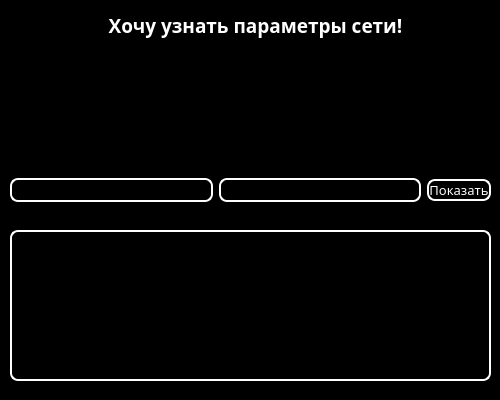
<?xml version="1.0" encoding="UTF-8"?>
<ui version="4.0">
 <class>MainWindow</class>
 <widget class="QMainWindow" name="MainWindow">
  <property name="geometry">
   <rect>
    <x>0</x>
    <y>0</y>
    <width>500</width>
    <height>400</height>
   </rect>
  </property>
  <property name="sizePolicy">
   <sizepolicy hsizetype="Preferred" vsizetype="Preferred">
    <horstretch>0</horstretch>
    <verstretch>0</verstretch>
   </sizepolicy>
  </property>
  <property name="minimumSize">
   <size>
    <width>500</width>
    <height>400</height>
   </size>
  </property>
  <property name="maximumSize">
   <size>
    <width>500</width>
    <height>400</height>
   </size>
  </property>
  <property name="windowTitle">
   <string>MainWindow</string>
  </property>
  <property name="styleSheet">
   <string notr="true">QWidget {
background-color: rgb(0, 0, 0); 
}</string>
  </property>
  <widget class="QWidget" name="centralwidget">
   <property name="styleSheet">
    <string notr="true"/>
   </property>
   <widget class="QTextEdit" name="textEditAnswer">
    <property name="geometry">
     <rect>
      <x>10</x>
      <y>230</y>
      <width>481</width>
      <height>151</height>
     </rect>
    </property>
    <property name="minimumSize">
     <size>
      <width>0</width>
      <height>0</height>
     </size>
    </property>
    <property name="styleSheet">
     <string notr="true">color: rgb(255, 255, 255);
background-color: rgb(0, 0, 0);
border:2px solid rgb(255, 255, 255);
border-radius: 8px;</string>
    </property>
   </widget>
   <widget class="QLabel" name="labelGif">
    <property name="geometry">
     <rect>
      <x>10</x>
      <y>60</y>
      <width>480</width>
      <height>91</height>
     </rect>
    </property>
    <property name="minimumSize">
     <size>
      <width>480</width>
      <height>70</height>
     </size>
    </property>
    <property name="text">
     <string>TextLabel</string>
    </property>
   </widget>
   <widget class="QLabel" name="labelTitle">
    <property name="geometry">
     <rect>
      <x>100</x>
      <y>10</y>
      <width>311</width>
      <height>31</height>
     </rect>
    </property>
    <property name="font">
     <font>
      <family>Cascadia Code</family>
      <pointsize>14</pointsize>
      <weight>75</weight>
      <bold>true</bold>
     </font>
    </property>
    <property name="styleSheet">
     <string notr="true">color: rgb(255, 255, 255);
</string>
    </property>
    <property name="text">
     <string>Хочу узнать параметры сети!</string>
    </property>
    <property name="alignment">
     <set>Qt::AlignCenter</set>
    </property>
   </widget>
   <widget class="QWidget" name="layoutWidget">
    <property name="geometry">
     <rect>
      <x>10</x>
      <y>160</y>
      <width>481</width>
      <height>61</height>
     </rect>
    </property>
    <layout class="QHBoxLayout" name="horizontalLayout">
     <item>
      <widget class="QLineEdit" name="lineEditEndIp">
       <property name="font">
        <font>
         <family>Cascadia Code</family>
         <pointsize>10</pointsize>
         <weight>75</weight>
         <bold>true</bold>
        </font>
       </property>
       <property name="styleSheet">
        <string notr="true">color: rgb(255, 255, 255);
background-color: rgb(0, 0, 0);
border: 2px solid rgb(255, 255, 255);
border-radius: 8px;</string>
       </property>
      </widget>
     </item>
     <item>
      <widget class="QLineEdit" name="lineEditBeginIp">
       <property name="font">
        <font>
         <family>Cascadia Code</family>
         <pointsize>10</pointsize>
         <weight>75</weight>
         <bold>true</bold>
        </font>
       </property>
       <property name="styleSheet">
        <string notr="true">color: rgb(255, 255, 255);
background-color: rgb(0, 0, 0);
border: 2px solid rgb(255, 255, 255);
border-radius: 8px;</string>
       </property>
      </widget>
     </item>
     <item>
      <widget class="QPushButton" name="pushButtonGenerateAnswer">
       <property name="font">
        <font>
         <family>Cascadia Code</family>
         <pointsize>10</pointsize>
         <weight>50</weight>
         <bold>false</bold>
        </font>
       </property>
       <property name="cursor">
        <cursorShape>PointingHandCursor</cursorShape>
       </property>
       <property name="styleSheet">
        <string notr="true">color: rgb(255, 255, 255);
border: 2px solid rgb(255, 255, 255);
border-radius: 8px;
</string>
       </property>
       <property name="text">
        <string>Показать</string>
       </property>
      </widget>
     </item>
    </layout>
   </widget>
   <zorder>layoutWidget</zorder>
   <zorder>textEditAnswer</zorder>
   <zorder>labelTitle</zorder>
   <zorder>labelGif</zorder>
  </widget>
 </widget>
 <resources/>
 <connections/>
</ui>
